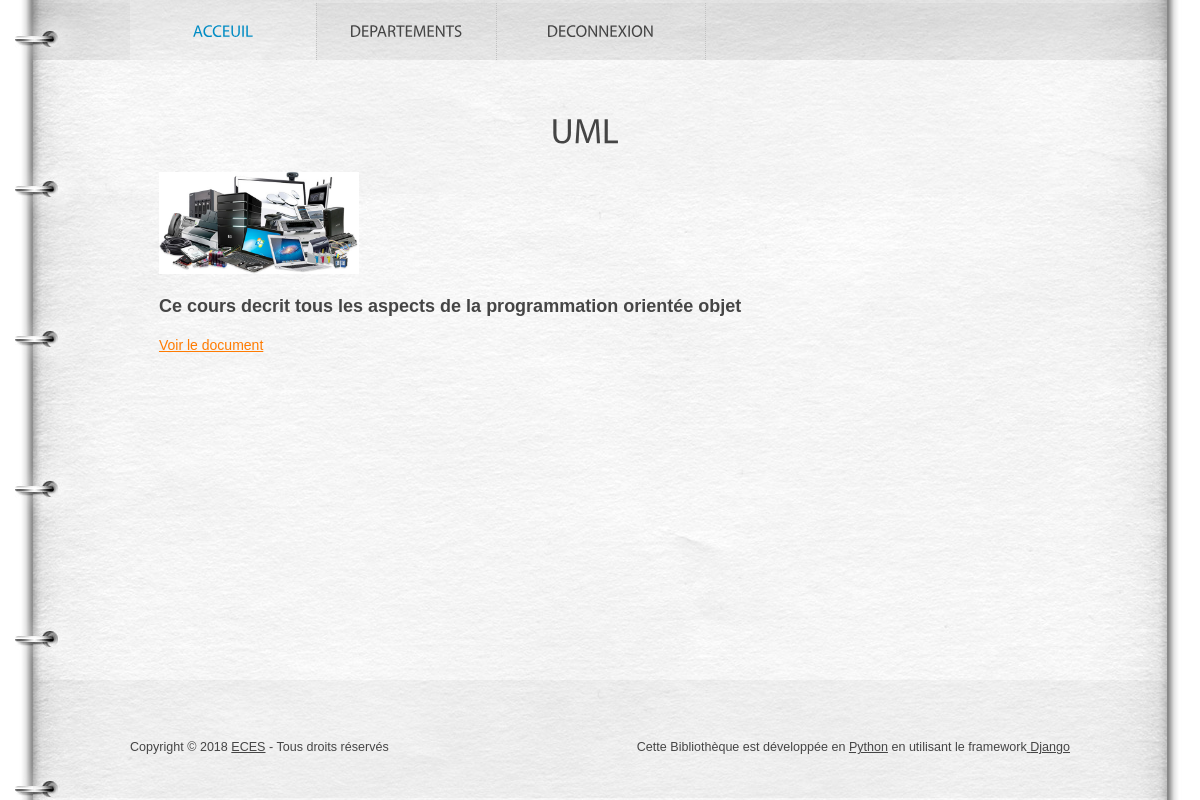
/documents/6/ (signed in), run on the app's committed database.
### eces/models.py (models this page shows, shortened)
class Document(models.Model):
  titre=models.CharField(max_length=100, unique=True, help_text='veuillez indiquer le titre du document')
  description=models.TextField()
  image=models.FileField(upload_to="Repertoire_Images")
  fichier=models.FileField(upload_to="Repertoire_Documents")
  filiere=models.ForeignKey(Filiere, on_delete=models.CASCADE)

### eces/views.py (the view)
# urls.py: path('documents/<int:pk>/', views.DocumentDetailView.as_view(), name='document_detail'),
class DocumentDetailView(LoginRequiredMixin, DetailView):
	template_name='documents_detail.html'
	model=models.Document

### templates/documents_detail.html (shortened to what this page needs)
{% extends 'index.html' %}
{% load staticfiles %}
{%  block header %}
{{ block.super }}
{%  endblock header%}
{% block groupe2 %}
<h2>{{ document.titre }}</h2>
 <div class="img-box"><img src="{{ document.image.url }}" width="200" /></div>
 <p class="p0">{{ document.description }}</p>
 <p><a href="{{ document.fichier.url }}">Voir le document</a></p><br><br>
{% endblock groupe2 %}

### eces/static/eces/css/style.css (style rules this page uses)
body { background:#fff; font-family:Arial, Helvetica, sans-serif; font-size:100%; line-height:1em; color:#454545; }
html { min-width:940px; }
html, body { height:100%; }
section h2 { font-size: 35px; text-align: center; }
.img-box { width:100%; overflow:hidden; padding-bottom:20px; line-height:1.429em; }
.img-box img { float:left; margin:20px --20px 0 0; }
p { margin-bottom:16px; line-height:1.429em; }
.p0 { font-weight: bold; font-size: 18px; width: 95%; }
a { color:#ff7b01; outline:none; }
h2 { font-size:20px; line-height:1.2em; text-transform:uppercase; margin-bottom:20px; }
a { outline:none; }

### data on the page
Document: image (picture), description "Ce cours decrit tous les aspects de la programmation orientée objet"
